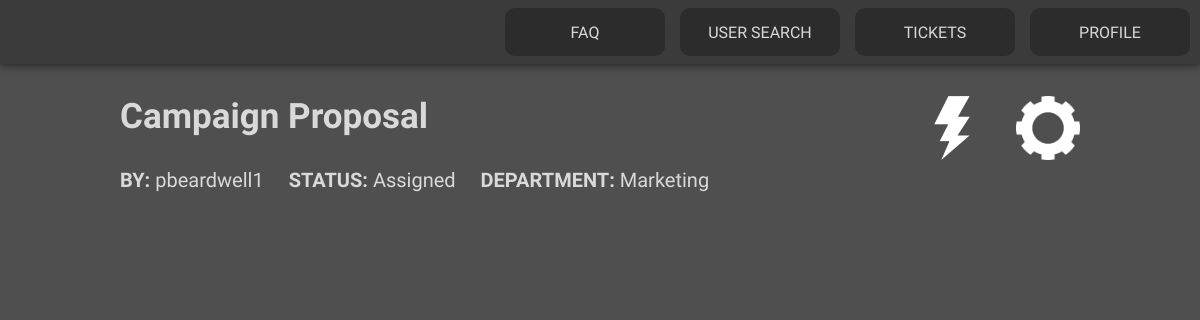
/ticket.php?id=2 (signed in), run on the app's committed database.
### tables this page shows
CREATE TABLE Ticket (
    ticketID INTEGER PRIMARY KEY AUTOINCREMENT,
    clientID INTEGER NOT NULL,
    department TEXT NOT NULL,
    status_name TEXT NOT NULL,
    title TEXT NOT NULL,
    priority INTEGER NOT NULL,
    da TEXT NOT NULL,

    FOREIGN KEY (clientID) REFERENCES User(userID),
    FOREIGN KEY (department) REFERENCES Department(name),
    FOREIGN KEY (status_name) REFERENCES Status(name)
);

CREATE TABLE User (
    userID INTEGER PRIMARY KEY AUTOINCREMENT,
    fullname TEXT NOT NULL,
    username TEXT NOT NULL,
    password TEXT NOT NULL,
    email TEXT NOT NULL,
    closedTickets INTEGER NOT NULL

);

### database/ticket.class.php (called while the page is built, shortened)
<?php
class Ticket{
    public function __construct(int $id, string $title, string $client_name , array $agents, string $department, array $hashtags, string $status, int $priority, string $date){
        $this->id = $id;
        $this->title = $title;
        $this->client_name = $client_name;
        $this->department = $department;
        $this->status = $status;
    }
    static function getTicket(PDO $db, int $id) : ?Ticket{
        $stmt = $db->prepare('SELECT ticketID, clientID, department, status_name, title, priority, da
        FROM Ticket
        Where ticketID = ?');
        $stmt->execute(array($id));
        if($ticket = $stmt->fetch()){
            $stmt = $db->prepare('SELECT username
            FROM User
            Where userID = ?');
            $stmt->execute(array($ticket['clientID']));
            $client_name = $stmt->fetch();
            $hashtags = Hashtag::getTicketHashtags($db, (int)$ticket['ticketID']);
            $agents = Ticket::getAgents($db, (int)$ticket['ticketID']);
            return new Ticket(
                (int)$ticket['ticketID'],
                $ticket['title'],
                $client_name['username'],
                $agents,
                $ticket['department'],
                $hashtags,
                $ticket['status_name'],
                (int)$ticket['priority'],
                $ticket['da']
            );
        } else return null;
    }
    static function getAgents(PDO $db, int $ticket_id) : ?array{
        $stmt = $db->prepare('SELECT agentID
        FROM TicketAgent
        WHERE ticketID = ?');
        $agents = array();
        $stmt->execute(array($ticket_id));
        while($agent = $stmt->fetch()){
            $agents[] = User::getName($db, (int)$agent['agentID']);
        }
        return $agents;
    }
}
?>

### ticket.tpl.php (the view, shortened to what this page needs)
<?php
require_once(__DIR__ . '/common.tpl.php');
require_once(__DIR__ . '/database/ticket.class.php');
?>
<?php function drawTicketInfo(Ticket $ticket){ ?>
    <div class="ticketdata">
        <label id="title"><?=$ticket->title?></label>
        <div class="extradata">
            <label id="author"><span id="bold">BY:</span> <?=$ticket->client_name?></label>
            <label id="status"><span id="bold">STATUS:</span> <?=$ticket->status?></label>
            <label id="department"><span id="bold">DEPARTMENT:</span> <?=$ticket->department?></label>
        </div>
        <a href = "/config.php?id=<?=$ticket->id?>"><img id="confi" src="/profileImages/gear.png"></a>
        <a href = "/changes.php?id=<?=$ticket->id?>"><img id="actions" src="profileImages/action.png"></a>
    </div>
<?php } ?>

### style.css (style rules this page uses)
body { background-color: #4F4F4F; }
label, p { font-family: "Georama"; }
span[id="bold"] { font-weight: bolder; }
.extradata { display: flex; justify-content: space-between; }
.ticketdata label { text-align: left; font-size: 20px; color: #D9D9D9; }
.ticketdata label[id="title"] { font-weight: bolder; font-size: 35px; text-overflow: ellipsis; }
.ticketdata .extradata { display: flex; align-items: center; justify-content: flex-start; }
.ticketdata .extradata label { margin-right: 25px; }

### structure.css (style rules this page uses)
body { background-color: #4F4F4F; }
.ticketdata { position: absolute; -ms-transform: translate(-50%, 0); transform: translate(-50%, 0); top: 6em; left: 50%; width: 60em; max-width: calc(100% - 50px); height: 6em; }
.ticketdata .extradata { position: absolute; -ms-transform: translate(0%, -100%); transform: translate(0%, -100%); top: 100%; width: 100%; }
.ticketdata label[id="title"], .ticketdata .extradata { max-width: 70%; }
.ticketdata img { position: absolute; -ms-transform: translate(-100%, 0%); transform: translate(-100%, 0%); left: 100%; object-fit: cover; aspect-ratio: 1; width: calc(5% + 1em); }
.ticketdata #actions { position: absolute; -ms-transform: translate(-100%, 0%); transform: translate(-100%, 0%); left: 90%; object-fit: cover; aspect-ratio: 1; width: calc(5% + 1em); }
.extradata label { top: 0vh; position: relative; }

### data on the page
ticket: title "Campaign Proposal", status_name "Assigned", department "Marketing"
user: username "pbeardwell1"
